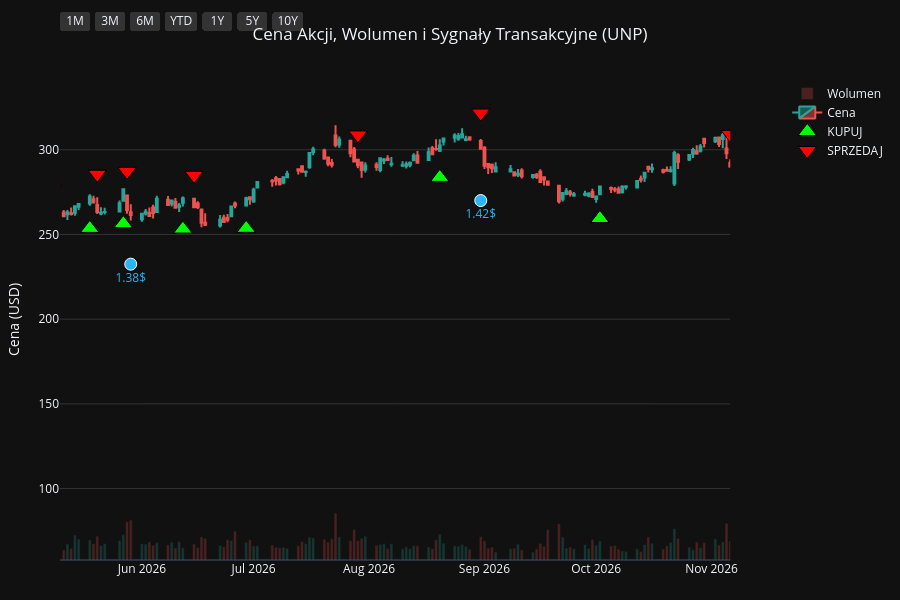
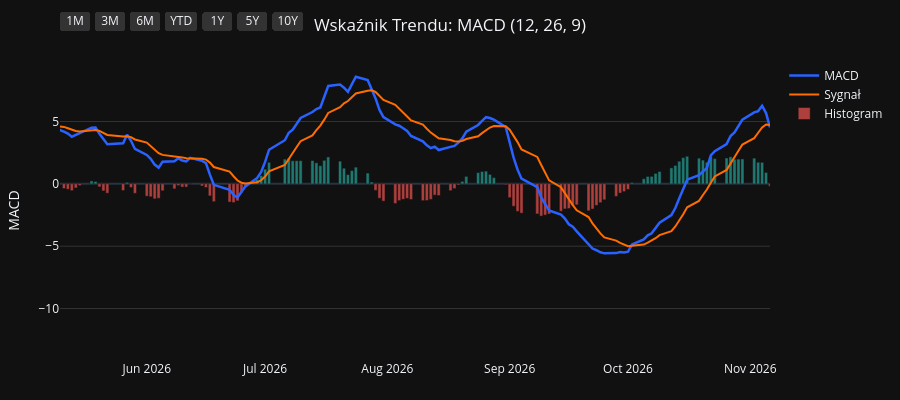
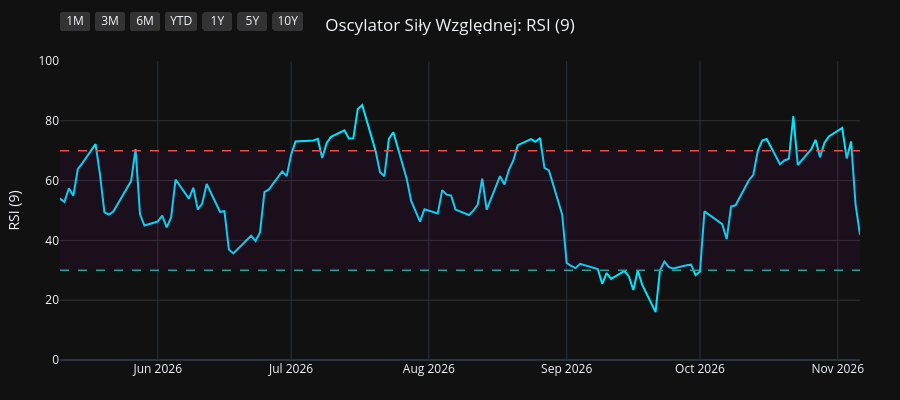
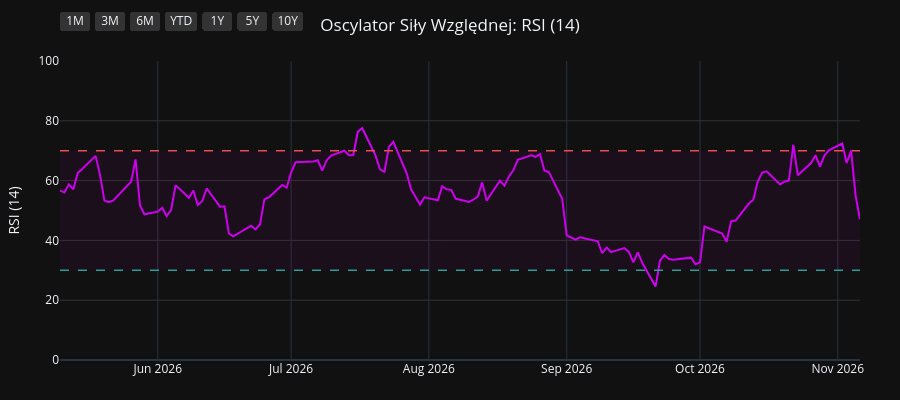

Source (notebook cell) for these figures, in order:
### Code cell
import os
import yfinance as yf
import pandas as pd
import pandas_ta as ta
import plotly.graph_objects as go
from plotly.subplots import make_subplots

# 1. Pobranie i przygotowanie danych
symbol = os.environ.get("STOCK_TICKER", "").strip().upper()
if not symbol:
    raise RuntimeError("Set STOCK_TICKER before running price_extractor.ipynb")
df = yf.Ticker(symbol).history(period="10y")
df.index = df.index.tz_localize(None)

# Wskaźniki i sygnały
df.ta.macd(fast=12, slow=26, signal=9, append=True)
df.ta.rsi(length=9, append=True)
df.ta.rsi(length=14, append=True)
df.ta.rsi(length=21, append=True)
df.dropna(inplace=True)

macd = df['MACD_12_26_9']
signal = df['MACDs_12_26_9']
wczorajszy_macd = macd.shift(1)
wczorajszy_signal = signal.shift(1)

df['Decyzja'] = 'BRAK'
df.loc[(macd > signal) & (wczorajszy_macd <= wczorajszy_signal), 'Decyzja'] = 'KUPUJ'
df.loc[(macd < signal) & (wczorajszy_macd >= wczorajszy_signal), 'Decyzja'] = 'SPRZEDAJ'

df_kupuj = df[df['Decyzja'] == 'KUPUJ']
df_sprzedaj = df[df['Decyzja'] == 'SPRZEDAJ']
df_dywidendy = df[df['Dividends'] > 0]
df_splity = df[df['Stock Splits'] > 0]

# Wspólna konfiguracja osi X
konfiguracja_osi_x = dict(
    type="date",
    showspikes=True, spikemode="across", spikesnap="cursor", spikedash="dot", spikecolor="#ffffff", spikethickness=1, hoverformat="%Y-%m-%d",
    rangeselector=dict(
        buttons=list([
            dict(count=1, label="1M", step="month", stepmode="backward"),
            dict(count=3, label="3M", step="month", stepmode="backward"),
            dict(count=6, label="6M", step="month", stepmode="backward"),
            dict(count=1, label="YTD", step="year", stepmode="todate"),
            dict(count=1, label="1Y", step="year", stepmode="backward"),
            dict(count=5, label="5Y", step="year", stepmode="backward"),
            dict(step="all", label="10Y")
        ]),
        bgcolor="#333333", activecolor="#2962ff", x=0, y=1.1
    )
)

# ==========================================
# WYKRES 1: CENA + WOLUMEN + SYGNAŁY
# ==========================================
fig1 = make_subplots(specs=[[{"secondary_y": True}]])

kolory_wolumenu = ['#26a69a' if row['Close'] >= row['Open'] else '#ef5350' for index, row in df.iterrows()]
fig1.add_trace(go.Bar(x=df.index, y=df['Volume'], marker_color=kolory_wolumenu, opacity=0.25, name='Wolumen'), secondary_y=True)
fig1.add_trace(go.Candlestick(x=df.index, open=df['Open'], high=df['High'], low=df['Low'], close=df['Close'], name='Cena', increasing_line_color='#26a69a', decreasing_line_color='#ef5350'), secondary_y=False)
fig1.add_trace(go.Scatter(x=df_kupuj.index, y=df_kupuj['Low'] * 0.95, customdata=df_kupuj[['Low', 'High']], mode='markers', marker=dict(symbol='triangle-up', size=16, color='#00ff00', line=dict(width=1, color='black')), name='KUPUJ', hovertemplate='KUPUJ<br>Najniższa: %{customdata[0]:.2f}<br>Najwyższa: %{customdata[1]:.2f}<extra></extra>'), secondary_y=False)
fig1.add_trace(go.Scatter(x=df_sprzedaj.index, y=df_sprzedaj['High'] * 1.05, customdata=df_sprzedaj[['Low', 'High']], mode='markers', marker=dict(symbol='triangle-down', size=16, color='#ff0000', line=dict(width=1, color='black')), name='SPRZEDAJ', hovertemplate='SPRZEDAJ<br>Najniższa: %{customdata[0]:.2f}<br>Najwyższa: %{customdata[1]:.2f}<extra></extra>'), secondary_y=False)

if not df_dywidendy.empty:
    fig1.add_trace(go.Scatter(x=df_dywidendy.index, y=df_dywidendy['Low'] * 0.90, mode='markers+text', marker=dict(symbol='circle', size=12, color='#29b6f6', line=dict(width=1, color='white')), text=df_dywidendy['Dividends'].apply(lambda x: f"{x}$"), textposition="bottom center", name='Dywidenda', showlegend=False, hovertemplate='Dywidenda: %{text}<extra></extra>', textfont=dict(color="#29b6f6")), secondary_y=False)
if not df_splity.empty:
                    fig1.add_trace(go.Scatter(x=df_splity.index, y=df_splity['High'], mode='markers+text', marker=dict(symbol='star', size=16, color='#ffee58', line=dict(width=1, color='black')), text=df_splity['Stock Splits'].apply(lambda x: f"{x:g}:1" if x >= 1 else f"1:{1 / x:g}"), textposition="top center", name='Split', hovertemplate='%{text}<extra></extra>', textfont=dict(color="#ffee58")), secondary_y=False)

fig1.update_layout(title=dict(text=f"Cena Akcji, Wolumen i Sygnały Transakcyjne ({symbol})", x=0.5, xanchor='center'), dragmode='pan', xaxis_rangeslider_visible=False, template='plotly_dark', height=600, hovermode='x unified', margin=dict(l=60, r=40, t=60, b=40))
fig1.update_xaxes(**konfiguracja_osi_x)
fig1.update_xaxes(range=[df.index.max() - pd.Timedelta(days=180), df.index.max()])
fig1.update_yaxes(title_text="Cena (USD)", secondary_y=False, gridcolor='#333333')
fig1.update_yaxes(range=[0, df['Volume'].max() * 4], showgrid=False, showticklabels=False, secondary_y=True)
fig1.show(config={'scrollZoom': True})

# ==========================================
# WYKRES 2: WSKAŹNIK MACD
# ==========================================
fig2 = go.Figure()
fig2.add_trace(go.Scatter(x=df.index, y=df['MACD_12_26_9'], line=dict(color='#2962ff', width=2.5), name='MACD'))
fig2.add_trace(go.Scatter(x=df.index, y=df['MACDs_12_26_9'], line=dict(color='#ff6d00', width=2), name='Sygnał'))
kolory_macd = ['#26a69a' if val >= 0 else '#ef5350' for val in df['MACDh_12_26_9']]
fig2.add_trace(go.Bar(x=df.index, y=df['MACDh_12_26_9'], marker_color=kolory_macd, name='Histogram', opacity=0.7))
fig2.update_layout(title=dict(text="Wskaźnik Trendu: MACD (12, 26, 9)", x=0.5, xanchor='center'), dragmode='pan', xaxis_rangeslider_visible=False, template='plotly_dark', height=400, hovermode='x unified', margin=dict(l=60, r=40, t=60, b=40))
fig2.update_xaxes(**konfiguracja_osi_x)
fig2.update_xaxes(range=[df.index.max() - pd.Timedelta(days=180), df.index.max()])
fig2.update_yaxes(title_text="MACD", gridcolor='#333333')
fig2.show(config={'scrollZoom': True})

# ==========================================
# WYKRES 3: OSCYLATOR RSI (9)
# ==========================================
fig3 = go.Figure()
fig3.add_trace(go.Scatter(x=df.index, y=df['RSI_9'], line=dict(color='#00e5ff', width=2), name='RSI (9)'))
fig3.add_hline(y=70, line_dash="dash", line_color="#ef5350", line_width=1.5)
fig3.add_hline(y=30, line_dash="dash", line_color="#26a69a", line_width=1.5)
fig3.add_hrect(y0=30, y1=70, line_width=0, fillcolor="purple", opacity=0.1)
fig3.update_layout(title=dict(text="Oscylator Siły Względnej: RSI (9)", x=0.5, xanchor='center'), dragmode='pan', xaxis_rangeslider_visible=False, template='plotly_dark', height=400, hovermode='x unified', margin=dict(l=60, r=40, t=60, b=40))
fig3.update_xaxes(**konfiguracja_osi_x)
fig3.update_xaxes(range=[df.index.max() - pd.Timedelta(days=180), df.index.max()])
fig3.update_yaxes(title_text="RSI (9)", range=[0, 100], gridcolor='#333333')
fig3.show(config={'scrollZoom': True})

# ==========================================
# WYKRES 4: OSCYLATOR RSI (14)
# ==========================================
fig4 = go.Figure()
fig4.add_trace(go.Scatter(x=df.index, y=df['RSI_14'], line=dict(color='#d500f9', width=2), name='RSI (14)'))
fig4.add_hline(y=70, line_dash="dash", line_color="#ef5350", line_width=1.5)
fig4.add_hline(y=30, line_dash="dash", line_color="#26a69a", line_width=1.5)
fig4.add_hrect(y0=30, y1=70, line_width=0, fillcolor="purple", opacity=0.1)
fig4.update_layout(title=dict(text="Oscylator Siły Względnej: RSI (14)", x=0.5, xanchor='center'), dragmode='pan', xaxis_rangeslider_visible=False, template='plotly_dark', height=400, hovermode='x unified', margin=dict(l=60, r=40, t=60, b=40))
fig4.update_xaxes(**konfiguracja_osi_x)
fig4.update_xaxes(range=[df.index.max() - pd.Timedelta(days=180), df.index.max()])
fig4.update_yaxes(title_text="RSI (14)", range=[0, 100], gridcolor='#333333')
fig4.show(config={'scrollZoom': True})

# ==========================================
# WYKRES 5: OSCYLATOR RSI (21)
# ==========================================
fig5 = go.Figure()
fig5.add_trace(go.Scatter(x=df.index, y=df['RSI_21'], line=dict(color='#64dd17', width=2), name='RSI (21)'))
fig5.add_hline(y=70, line_dash="dash", line_color="#ef5350", line_width=1.5)
fig5.add_hline(y=30, line_dash="dash", line_color="#26a69a", line_width=1.5)
fig5.add_hrect(y0=30, y1=70, line_width=0, fillcolor="purple", opacity=0.1)
fig5.update_layout(title=dict(text="Oscylator Siły Względnej: RSI (21)", x=0.5, xanchor='center'), dragmode='pan', xaxis_rangeslider_visible=False, template='plotly_dark', height=400, hovermode='x unified', margin=dict(l=60, r=40, t=60, b=40))
fig5.update_xaxes(**konfiguracja_osi_x)
fig5.update_xaxes(range=[df.index.max() - pd.Timedelta(days=180), df.index.max()])
fig5.update_yaxes(title_text="RSI (21)", range=[0, 100], gridcolor='#333333')
fig5.show(config={'scrollZoom': True})

### Figure 1 — Plotly figure (JSON) as saved in the notebook; plotly's stock layout.template omitted (floating-point values rounded to 4 significant figures; data arrays with more than 128 entries replaced by an {"elided": "..."} marker saying what was removed)
{"data": [{"marker": {"color": {"elided": "2478 str values"}}, "name": "Wolumen", "opacity": 0.25, "type": "bar", "x": {"elided": "2478 str values"}, "xaxis": "x", "y": {"elided": "2478 int values"}, "yaxis": "y2"}, {"close": {"elided": "2478 float values"}, "decreasing": {"line": {"color": "#ef5350"}}, "high": {"elided": "2478 float values"}, "increasing": {"line": {"color": "#26a69a"}}, "low": {"elided": "2478 float values"}, "name": "Cena", "open": {"elided": "2478 float values"}, "type": "candlestick", "x": {"elided": "2478 str values"}, "xaxis": "x", "yaxis": "y"}, {"customdata": {"elided": "96x2 float values"}, "hovertemplate": "KUPUJ<br>Najniższa: %{customdata[0]:.2f}<br>Najwyższa: %{customdata[1]:.2f}<extra></extra>", "marker": {"color": "#00ff00", "line": {"color": "black", "width": 1}, "size": 16, "symbol": "triangle-up"}, "mode": "markers", "name": "KUPUJ", "type": "scatter", "x": ["2017-01-20T00:00:00", "2017-02-17T00:00:00", "2017-03-06T00:00:00", "2017-03-30T00:00:00", "2017-05-30T00:00:00", "2017-06-13T00:00:00", "2017-07-12T00:00:00", "2017-08-09T00:00:00", "2017-10-27T00:00:00", "2017-11-28T00:00:00", "2018-01-09T00:00:00", "2018-02-16T00:00:00", "2018-03-08T00:00:00", "2018-04-13T00:00:00", "2018-05-08T00:00:00", "2018-07-10T00:00:00", "2018-07-23T00:00:00", "2018-09-05T00:00:00", "2018-11-02T00:00:00", "2018-11-28T00:00:00", "2019-01-04T00:00:00", "2019-02-12T00:00:00", "2019-04-01T00:00:00", "2019-04-12T00:00:00", "2019-04-17T00:00:00", "2019-06-10T00:00:00", "2019-06-28T00:00:00", "2019-09-05T00:00:00", "2019-10-14T00:00:00", "2019-12-16T00:00:00", "2020-01-16T00:00:00", "2020-02-06T00:00:00", "2020-03-26T00:00:00", "2020-05-20T00:00:00", "2020-07-15T00:00:00", "2020-08-07T00:00:00", "2020-09-15T00:00:00", "2020-10-07T00:00:00", "2020-11-06T00:00:00", "2020-12-30T00:00:00", "2021-02-11T00:00:00", "2021-03-08T00:00:00", "2021-03-25T00:00:00", "2021-05-07T00:00:00", "2021-06-02T00:00:00", "2021-07-01T00:00:00", "2021-07-26T00:00:00", "2021-08-03T00:00:00", "2021-09-28T00:00:00", "2021-10-01T00:00:00", "2021-12-09T00:00:00", "2021-12-28T00:00:00", "2022-02-02T00:00:00", "2022-02-15T00:00:00", "2022-02-25T00:00:00", "2022-03-02T00:00:00", "2022-05-16T00:00:00", "2022-05-26T00:00:00", "2022-06-24T00:00:00", "2022-07-15T00:00:00", "2022-10-13T00:00:00", "2022-12-14T00:00:00", "2023-01-10T00:00:00", "2023-02-02T00:00:00", "2023-02-27T00:00:00", "2023-03-28T00:00:00", "2023-05-05T00:00:00", "2023-06-02T00:00:00", "2023-07-11T00:00:00", "2023-10-10T00:00:00", "2023-10-31T00:00:00", "2024-01-30T00:00:00", "2024-02-22T00:00:00", "2024-04-25T00:00:00", "2024-06-21T00:00:00", "2024-08-19T00:00:00", "2024-10-15T00:00:00", "2024-11-06T00:00:00", "2024-11-21T00:00:00", "2025-01-02T00:00:00", "2025-02-13T00:00:00", "2025-04-02T00:00:00", "2025-04-22T00:00:00", "2025-06-09T00:00:00", "2025-06-23T00:00:00", "2025-08-19T00:00:00", "2025-09-18T00:00:00", "2025-11-10T00:00:00", "2026-01-26T00:00:00", "2026-04-01T00:00:00", "2026-05-18T00:00:00", "2026-05-27T00:00:00", "2026-06-12T00:00:00", "2026-06-29T00:00:00", "2026-08-20T00:00:00", "2026-10-02T00:00:00"], "xaxis": "x", "y": [81.79, 82.83, 83.72, 81.26, 85.19, 85.35, 84.45, 79.53, 90.9, 90.92, 109.3, 104.4, 102.8, 105.4, 105.9, 113.3, 112.1, 119.9, 117.8, 116.9, 107.8, 132.1, 135.8, 134.5, 135.9, 139.3, 134.9, 132.1, 129.4, 145.8, 148.2, 151.4, 110.4, 135.3, 143.7, 148.5, 166.2, 167.4, 157.4, 171.2, 171.0, 176.7, 178.1, 190.0, 188.9, 186.9, 184.6, 183.4, 169.5, 167.4, 208.8, 210.9, 209.8, 208.5, 207.0, 208.2, 194.8, 187.0, 181.1, 179.2, 162.0, 187.6, 183.1, 180.5, 184.2, 169.7, 174.0, 174.1, 181.3, 181.6, 182.0, 216.7, 223.7, 212.2, 201.7, 220.7, 223.0, 220.2, 212.4, 208.7, 226.1, 215.6, 197.6, 206.4, 205.1, 203.5, 201.7, 205.4, 214.7, 227.7, 253.6, 256.4, 253.2, 253.6, 283.7, 259.4], "yaxis": "y"}, {"customdata": {"elided": "96x2 float values"}, "hovertemplate": "SPRZEDAJ<br>Najniższa: %{customdata[0]:.2f}<br>Najwyższa: %{customdata[1]:.2f}<extra></extra>", "marker": {"color": "#ff0000", "line": {"color": "black", "width": 1}, "size": 16, "symbol": "triangle-down"}, "mode": "markers", "name": "SPRZEDAJ", "type": "scatter", "x": ["2017-02-02T00:00:00", "2017-02-22T00:00:00", "2017-03-07T00:00:00", "2017-05-09T00:00:00", "2017-06-08T00:00:00", "2017-06-20T00:00:00", "2017-07-20T00:00:00", "2017-10-04T00:00:00", "2017-11-13T00:00:00", "2017-12-29T00:00:00", "2018-01-16T00:00:00", "2018-03-02T00:00:00", "2018-03-23T00:00:00", "2018-04-26T00:00:00", "2018-06-04T00:00:00", "2018-07-11T00:00:00", "2018-08-15T00:00:00", "2018-10-02T00:00:00", "2018-11-21T00:00:00", "2018-12-12T00:00:00", "2019-02-07T00:00:00", "2019-02-25T00:00:00", "2019-04-11T00:00:00", "2019-04-16T00:00:00", "2019-05-07T00:00:00", "2019-06-13T00:00:00", "2019-08-05T00:00:00", "2019-09-25T00:00:00", "2019-11-15T00:00:00", "2020-01-06T00:00:00", "2020-01-27T00:00:00", "2020-02-14T00:00:00", "2020-05-11T00:00:00", "2020-06-11T00:00:00", "2020-07-30T00:00:00", "2020-08-31T00:00:00", "2020-09-21T00:00:00", "2020-10-21T00:00:00", "2020-12-03T00:00:00", "2021-01-21T00:00:00", "2021-03-04T00:00:00", "2021-03-22T00:00:00", "2021-04-15T00:00:00", "2021-05-12T00:00:00", "2021-06-08T00:00:00", "2021-07-13T00:00:00", "2021-07-27T00:00:00", "2021-08-24T00:00:00", "2021-09-30T00:00:00", "2021-11-05T00:00:00", "2021-12-14T00:00:00", "2022-01-11T00:00:00", "2022-02-04T00:00:00", "2022-02-24T00:00:00", "2022-03-01T00:00:00", "2022-04-01T00:00:00", "2022-05-19T00:00:00", "2022-06-13T00:00:00", "2022-07-14T00:00:00", "2022-08-24T00:00:00", "2022-12-05T00:00:00", "2022-12-15T00:00:00", "2023-01-19T00:00:00", "2023-02-10T00:00:00", "2023-03-10T00:00:00", "2023-04-26T00:00:00", "2023-05-23T00:00:00", "2023-07-06T00:00:00", "2023-08-08T00:00:00", "2023-10-26T00:00:00", "2024-01-02T00:00:00", "2024-02-13T00:00:00", "2024-03-06T00:00:00", "2024-05-21T00:00:00", "2024-08-05T00:00:00", "2024-09-09T00:00:00", "2024-10-24T00:00:00", "2024-11-19T00:00:00", "2024-12-04T00:00:00", "2025-02-06T00:00:00", "2025-02-19T00:00:00", "2025-04-03T00:00:00", "2025-05-29T00:00:00", "2025-06-17T00:00:00", "2025-07-15T00:00:00", "2025-09-08T00:00:00", "2025-10-10T00:00:00", "2025-12-19T00:00:00", "2026-02-27T00:00:00", "2026-05-08T00:00:00", "2026-05-20T00:00:00", "2026-05-28T00:00:00", "2026-06-15T00:00:00", "2026-07-29T00:00:00", "2026-08-31T00:00:00", "2026-11-06T00:00:00"], "xaxis": "x", "y": [91.23, 92.8, 93.4, 94.34, 94.35, 95.65, 93.52, 98.73, 100.5, 117.7, 123.3, 112.6, 119.7, 116.5, 129.7, 125.2, 131.1, 145.0, 127.4, 133.7, 143.1, 151.2, 148.7, 149.9, 156.5, 152.4, 153.4, 149.2, 159.5, 163.1, 166.6, 168.0, 143.9, 155.8, 161.6, 180.6, 181.3, 186.2, 189.8, 200.6, 192.0, 196.0, 208.6, 210.3, 208.6, 206.7, 205.8, 209.4, 189.8, 225.4, 231.7, 236.8, 232.0, 228.9, 233.5, 259.9, 208.7, 199.8, 196.2, 227.7, 204.6, 206.1, 201.7, 198.7, 197.1, 188.6, 192.4, 198.4, 225.1, 202.8, 243.1, 243.4, 253.3, 238.5, 237.8, 253.3, 235.0, 235.1, 238.9, 248.3, 252.8, 236.7, 227.1, 228.9, 239.1, 226.3, 240.5, 243.6, 277.0, 276.8, 285.5, 287.3, 284.9, 308.8, 321.7, 309.1], "yaxis": "y"}, {"hovertemplate": "Dywidenda: %{text}<extra></extra>", "marker": {"color": "#29b6f6", "line": {"color": "white", "width": 1}, "size": 12, "symbol": "circle"}, "mode": "markers+text", "name": "Dywidenda", "showlegend": false, "text": ["0.605$", "0.605$", "0.605$", "0.665$", "0.73$", "0.73$", "0.8$", "0.8$", "0.88$", "0.88$", "0.97$", "0.97$", "0.97$", "0.97$", "0.97$", "0.97$", "0.97$", "1.07$", "1.07$", "1.18$", "1.18$", "1.3$", "1.3$", "1.3$", "1.3$", "1.3$", "1.3$", "1.3$", "1.3$", "1.3$", "1.34$", "1.34$", "1.34$", "1.34$", "1.38$", "1.38$", "1.38$", "1.38$", "1.42$"], "textfont": {"color": "#29b6f6"}, "textposition": "bottom center", "type": "scatter", "x": ["2017-02-24T00:00:00", "2017-05-26T00:00:00", "2017-08-29T00:00:00", "2017-11-29T00:00:00", "2018-02-27T00:00:00", "2018-05-30T00:00:00", "2018-08-30T00:00:00", "2018-11-29T00:00:00", "2019-02-27T00:00:00", "2019-05-30T00:00:00", "2019-08-29T00:00:00", "2019-11-27T00:00:00", "2020-02-27T00:00:00", "2020-05-28T00:00:00", "2020-08-28T00:00:00", "2020-11-27T00:00:00", "2021-02-25T00:00:00", "2021-05-27T00:00:00", "2021-08-30T00:00:00", "2021-12-17T00:00:00", "2022-02-25T00:00:00", "2022-05-27T00:00:00", "2022-08-30T00:00:00", "2022-12-16T00:00:00", "2023-02-27T00:00:00", "2023-05-30T00:00:00", "2023-08-30T00:00:00", "2023-12-07T00:00:00", "2024-02-28T00:00:00", "2024-05-31T00:00:00", "2024-08-30T00:00:00", "2024-12-09T00:00:00", "2025-02-28T00:00:00", "2025-05-30T00:00:00", "2025-08-29T00:00:00", "2025-12-05T00:00:00", "2026-02-27T00:00:00", "2026-05-29T00:00:00", "2026-08-31T00:00:00"], "xaxis": "x", "y": [76.88, 79.78, 76.45, 87.83, 99.94, 108.4, 112.6, 113.7, 128.1, 128.9, 122.1, 136.5, 122.0, 132.9, 152.2, 162.5, 165.6, 178.5, 175.9, 195.7, 196.1, 180.3, 184.4, 170.8, 174.5, 160.2, 186.7, 195.3, 214.0, 194.5, 216.9, 200.6, 211.1, 193.0, 195.0, 208.3, 233.1, 232.5, 270.0], "yaxis": "y"}], "layout": {"dragmode": "pan", "height": 600, "hovermode": "x unified", "margin": {"b": 40, "l": 60, "r": 40, "t": 60}, "title": {"text": "Cena Akcji, Wolumen i Sygnały Transakcyjne (UNP)", "x": 0.5, "xanchor": "center"}, "xaxis": {"anchor": "y", "domain": [0.0, 0.94], "hoverformat": "%Y-%m-%d", "range": ["2026-05-10T00:00:00", "2026-11-06T00:00:00"], "rangeselector": {"activecolor": "#2962ff", "bgcolor": "#333333", "buttons": [{"count": 1, "label": "1M", "step": "month", "stepmode": "backward"}, {"count": 3, "label": "3M", "step": "month", "stepmode": "backward"}, {"count": 6, "label": "6M", "step": "month", "stepmode": "backward"}, {"count": 1, "label": "YTD", "step": "year", "stepmode": "todate"}, {"count": 1, "label": "1Y", "step": "year", "stepmode": "backward"}, {"count": 5, "label": "5Y", "step": "year", "stepmode": "backward"}, {"label": "10Y", "step": "all"}], "x": 0, "y": 1.1}, "rangeslider": {"visible": false}, "showspikes": true, "spikecolor": "#ffffff", "spikedash": "dot", "spikemode": "across", "spikesnap": "cursor", "spikethickness": 1, "type": "date"}, "yaxis": {"anchor": "x", "domain": [0.0, 1.0], "gridcolor": "#333333", "title": {"text": "Cena (USD)"}}, "yaxis2": {"anchor": "x", "overlaying": "y", "range": [0, 76364000], "showgrid": false, "showticklabels": false, "side": "right"}}}

### Figure 2 — Plotly figure (JSON) as saved in the notebook; plotly's stock layout.template omitted (floating-point values rounded to 4 significant figures; data arrays with more than 128 entries replaced by an {"elided": "..."} marker saying what was removed)
{"data": [{"line": {"color": "#2962ff", "width": 2.5}, "name": "MACD", "type": "scatter", "x": {"elided": "2478 str values"}, "y": {"elided": "2478 float values"}}, {"line": {"color": "#ff6d00", "width": 2}, "name": "Sygnał", "type": "scatter", "x": {"elided": "2478 str values"}, "y": {"elided": "2478 float values"}}, {"marker": {"color": {"elided": "2478 str values"}}, "name": "Histogram", "opacity": 0.7, "type": "bar", "x": {"elided": "2478 str values"}, "y": {"elided": "2478 float values"}}], "layout": {"dragmode": "pan", "height": 400, "hovermode": "x unified", "margin": {"b": 40, "l": 60, "r": 40, "t": 60}, "title": {"text": "Wskaźnik Trendu: MACD (12, 26, 9)", "x": 0.5, "xanchor": "center"}, "xaxis": {"hoverformat": "%Y-%m-%d", "range": ["2026-05-10T00:00:00", "2026-11-06T00:00:00"], "rangeselector": {"activecolor": "#2962ff", "bgcolor": "#333333", "buttons": [{"count": 1, "label": "1M", "step": "month", "stepmode": "backward"}, {"count": 3, "label": "3M", "step": "month", "stepmode": "backward"}, {"count": 6, "label": "6M", "step": "month", "stepmode": "backward"}, {"count": 1, "label": "YTD", "step": "year", "stepmode": "todate"}, {"count": 1, "label": "1Y", "step": "year", "stepmode": "backward"}, {"count": 5, "label": "5Y", "step": "year", "stepmode": "backward"}, {"label": "10Y", "step": "all"}], "x": 0, "y": 1.1}, "rangeslider": {"visible": false}, "showspikes": true, "spikecolor": "#ffffff", "spikedash": "dot", "spikemode": "across", "spikesnap": "cursor", "spikethickness": 1, "type": "date"}, "yaxis": {"gridcolor": "#333333", "title": {"text": "MACD"}}}}

### Figure 3 — Plotly figure (JSON) as saved in the notebook; plotly's stock layout.template omitted (floating-point values rounded to 4 significant figures; data arrays with more than 128 entries replaced by an {"elided": "..."} marker saying what was removed)
{"data": [{"line": {"color": "#00e5ff", "width": 2}, "name": "RSI (9)", "type": "scatter", "x": {"elided": "2478 str values"}, "y": {"elided": "2478 float values"}}], "layout": {"dragmode": "pan", "height": 400, "hovermode": "x unified", "margin": {"b": 40, "l": 60, "r": 40, "t": 60}, "shapes": [{"line": {"color": "#ef5350", "dash": "dash", "width": 1.5}, "type": "line", "x0": 0, "x1": 1, "xref": "x domain", "y0": 70, "y1": 70, "yref": "y"}, {"line": {"color": "#26a69a", "dash": "dash", "width": 1.5}, "type": "line", "x0": 0, "x1": 1, "xref": "x domain", "y0": 30, "y1": 30, "yref": "y"}, {"fillcolor": "purple", "line": {"width": 0}, "opacity": 0.1, "type": "rect", "x0": 0, "x1": 1, "xref": "x domain", "y0": 30, "y1": 70, "yref": "y"}], "title": {"text": "Oscylator Siły Względnej: RSI (9)", "x": 0.5, "xanchor": "center"}, "xaxis": {"hoverformat": "%Y-%m-%d", "range": ["2026-05-10T00:00:00", "2026-11-06T00:00:00"], "rangeselector": {"activecolor": "#2962ff", "bgcolor": "#333333", "buttons": [{"count": 1, "label": "1M", "step": "month", "stepmode": "backward"}, {"count": 3, "label": "3M", "step": "month", "stepmode": "backward"}, {"count": 6, "label": "6M", "step": "month", "stepmode": "backward"}, {"count": 1, "label": "YTD", "step": "year", "stepmode": "todate"}, {"count": 1, "label": "1Y", "step": "year", "stepmode": "backward"}, {"count": 5, "label": "5Y", "step": "year", "stepmode": "backward"}, {"label": "10Y", "step": "all"}], "x": 0, "y": 1.1}, "rangeslider": {"visible": false}, "showspikes": true, "spikecolor": "#ffffff", "spikedash": "dot", "spikemode": "across", "spikesnap": "cursor", "spikethickness": 1, "type": "date"}, "yaxis": {"gridcolor": "#333333", "range": [0, 100], "title": {"text": "RSI (9)"}}}}

### Figure 4 — Plotly figure (JSON) as saved in the notebook; plotly's stock layout.template omitted (floating-point values rounded to 4 significant figures; data arrays with more than 128 entries replaced by an {"elided": "..."} marker saying what was removed)
{"data": [{"line": {"color": "#d500f9", "width": 2}, "name": "RSI (14)", "type": "scatter", "x": {"elided": "2478 str values"}, "y": {"elided": "2478 float values"}}], "layout": {"dragmode": "pan", "height": 400, "hovermode": "x unified", "margin": {"b": 40, "l": 60, "r": 40, "t": 60}, "shapes": [{"line": {"color": "#ef5350", "dash": "dash", "width": 1.5}, "type": "line", "x0": 0, "x1": 1, "xref": "x domain", "y0": 70, "y1": 70, "yref": "y"}, {"line": {"color": "#26a69a", "dash": "dash", "width": 1.5}, "type": "line", "x0": 0, "x1": 1, "xref": "x domain", "y0": 30, "y1": 30, "yref": "y"}, {"fillcolor": "purple", "line": {"width": 0}, "opacity": 0.1, "type": "rect", "x0": 0, "x1": 1, "xref": "x domain", "y0": 30, "y1": 70, "yref": "y"}], "title": {"text": "Oscylator Siły Względnej: RSI (14)", "x": 0.5, "xanchor": "center"}, "xaxis": {"hoverformat": "%Y-%m-%d", "range": ["2026-05-10T00:00:00", "2026-11-06T00:00:00"], "rangeselector": {"activecolor": "#2962ff", "bgcolor": "#333333", "buttons": [{"count": 1, "label": "1M", "step": "month", "stepmode": "backward"}, {"count": 3, "label": "3M", "step": "month", "stepmode": "backward"}, {"count": 6, "label": "6M", "step": "month", "stepmode": "backward"}, {"count": 1, "label": "YTD", "step": "year", "stepmode": "todate"}, {"count": 1, "label": "1Y", "step": "year", "stepmode": "backward"}, {"count": 5, "label": "5Y", "step": "year", "stepmode": "backward"}, {"label": "10Y", "step": "all"}], "x": 0, "y": 1.1}, "rangeslider": {"visible": false}, "showspikes": true, "spikecolor": "#ffffff", "spikedash": "dot", "spikemode": "across", "spikesnap": "cursor", "spikethickness": 1, "type": "date"}, "yaxis": {"gridcolor": "#333333", "range": [0, 100], "title": {"text": "RSI (14)"}}}}
